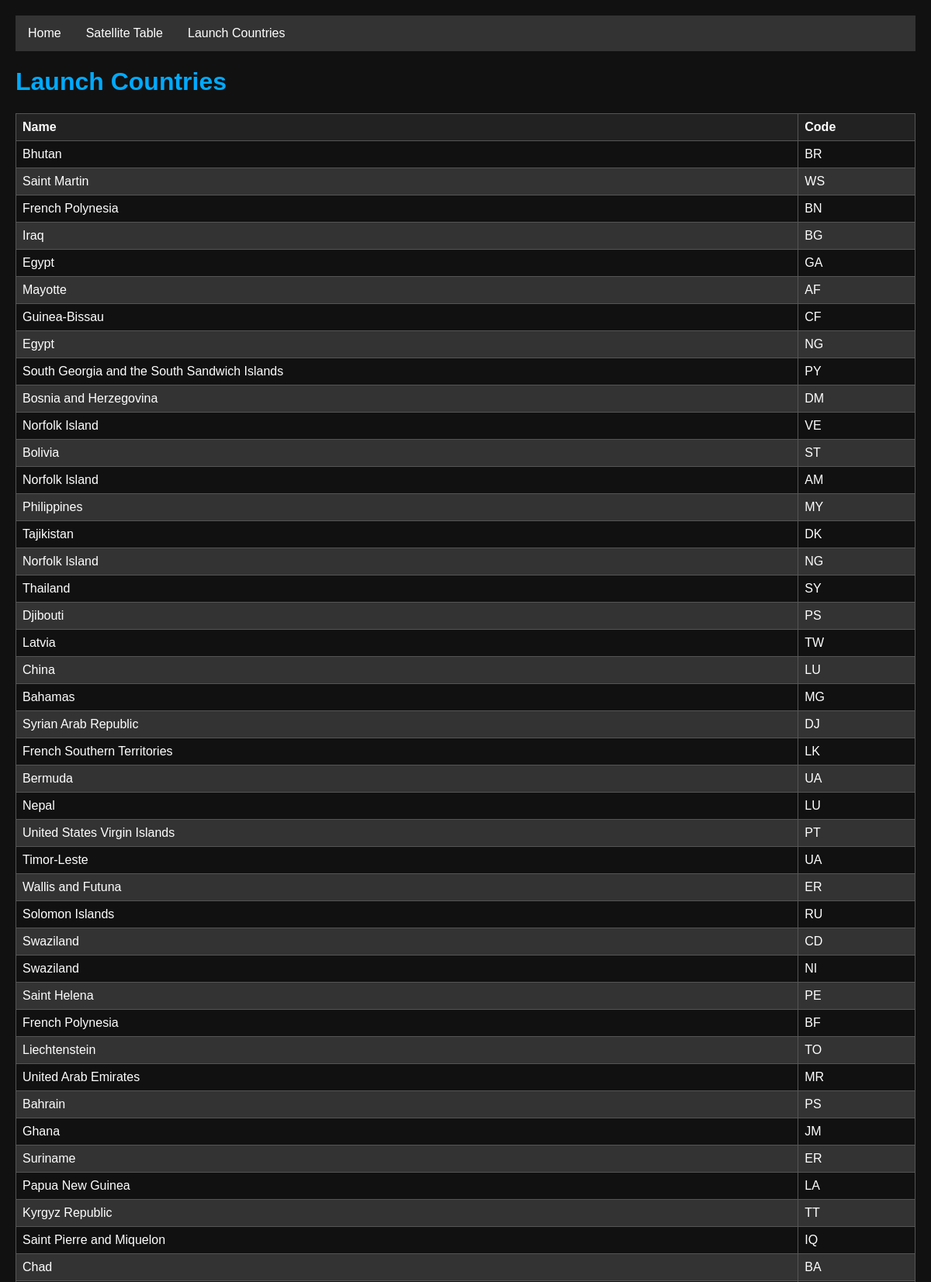
Page /launch-countries/ (upper part) on the committed database.
### tracking/models.py (models this page shows, shortened)
class LaunchCountry(models.Model):
    name = models.CharField(max_length=100)
    code = models.CharField(max_length=10)

### tracking/views.py (the view)
# urls.py: path('launch-countries/', views.launch_display, name='launchCountry'),
def launch_display(request):
    launch_countries = LaunchCountry.objects.all()
    return render(request, 'launchCountry.html', {'launch_countries': launch_countries})

### tracking/templates/launchCountry.html (shortened to what this page needs)
{% extends 'base.html' %}
{% block content %}
    <h1>Launch Countries</h1>
    <table>
        <thead>
            <tr>
                <th>Name</th>
                <th>Code</th>
            </tr>
        </thead>
        <tbody>
            {% for country in launch_countries %}
            <tr>
                <td>{{ country.name }}</td>
                <td>{{ country.code }}</td>
            </tr>
            {% endfor %}
        </tbody>
    </table>
{% endblock %}

### tracking/templates/base.html (style rules this page uses)
body { font-family: Arial, sans-serif; margin: 0; padding: 0; }

### tracking/templates/launchCountry.html (style rules this page uses)
body { background-color: #111; color: #fff; font-family: Arial, sans-serif; padding: 20px; }
h1 { color: #00aaff; }
table { width: 100%; border-collapse: collapse; margin-top: 20px; }
th, td { border: 1px solid #555; padding: 8px; text-align: left; }
th { background-color: #222; }
tr:nth-child(even) { background-color: #333; }

### rows in the picture
LaunchCountry: name "Bhutan", code "BR"
LaunchCountry: name "Saint Martin", code "WS"
LaunchCountry: name "French Polynesia", code "BN"
LaunchCountry: name "Iraq", code "BG"
LaunchCountry: name "Egypt", code "GA"
LaunchCountry: name "Mayotte", code "AF"
LaunchCountry: name "Guinea-Bissau", code "CF"
LaunchCountry: name "Egypt", code "NG"
LaunchCountry: name "South Georgia and the South Sandwich Islands", code "PY"
LaunchCountry: name "Bosnia and Herzegovina", code "DM"
LaunchCountry: name "Norfolk Island", code "VE"
LaunchCountry: name "Bolivia", code "ST"
LaunchCountry: name "Norfolk Island", code "AM"
LaunchCountry: name "Philippines", code "MY"
LaunchCountry: name "Tajikistan", code "DK"
LaunchCountry: name "Norfolk Island", code "NG"
LaunchCountry: name "Thailand", code "SY"
LaunchCountry: name "Djibouti", code "PS"
LaunchCountry: name "Latvia", code "TW"
LaunchCountry: name "China", code "LU"
LaunchCountry: name "Bahamas", code "MG"
LaunchCountry: name "Syrian Arab Republic", code "DJ"
LaunchCountry: name "French Southern Territories", code "LK"
LaunchCountry: name "Bermuda", code "UA"
LaunchCountry: name "Nepal", code "LU"
LaunchCountry: name "United States Virgin Islands", code "PT"
LaunchCountry: name "Timor-Leste", code "UA"
LaunchCountry: name "Wallis and Futuna", code "ER"
LaunchCountry: name "Solomon Islands", code "RU"
LaunchCountry: name "Swaziland", code "CD"
LaunchCountry: name "Swaziland", code "NI"
LaunchCountry: name "Saint Helena", code "PE"
LaunchCountry: name "French Polynesia", code "BF"
LaunchCountry: name "Liechtenstein", code "TO"
LaunchCountry: name "United Arab Emirates", code "MR"
LaunchCountry: name "Bahrain", code "PS"
LaunchCountry: name "Ghana", code "JM"
LaunchCountry: name "Suriname", code "ER"
LaunchCountry: name "Papua New Guinea", code "LA"
LaunchCountry: name "Kyrgyz Republic", code "TT"
LaunchCountry: name "Saint Pierre and Miquelon", code "IQ"
LaunchCountry: name "Chad", code "BA"
